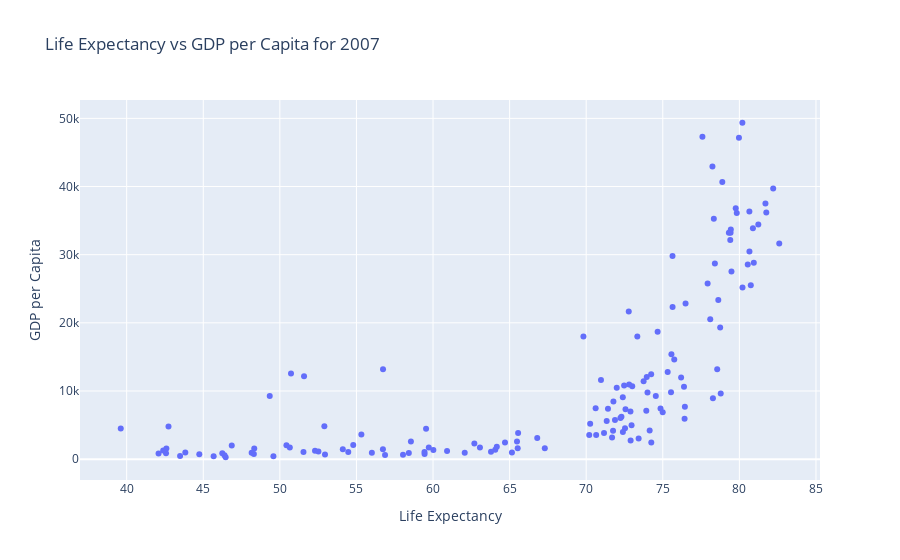

This figure's notebook cell:
### Code cell
trace1 = go.Scatter(x = temp['lifeExp'] , y = temp['gdpPercap'] , mode='markers')
data = [trace1]
layout = go.Layout(title = 'Life Expectancy vs GDP per Capita for 2007' , xaxis = {'title' : 'Life Expectancy'} , yaxis = {'title' : 'GDP per Capita'})
fig = go.Figure(data, layout)
fig.show()

### Figure 1 — Plotly figure (JSON) as saved in the notebook; plotly's stock layout.template omitted (floating-point values rounded to 4 significant figures; data arrays with more than 128 entries replaced by an {"elided": "..."} marker saying what was removed)
{"data": [{"mode": "markers", "type": "scatter", "x": {"elided": "142 float values"}, "y": {"elided": "142 float values"}}], "layout": {"title": {"text": "Life Expectancy vs GDP per Capita for 2007"}, "xaxis": {"title": {"text": "Life Expectancy"}}, "yaxis": {"title": {"text": "GDP per Capita"}}}}
